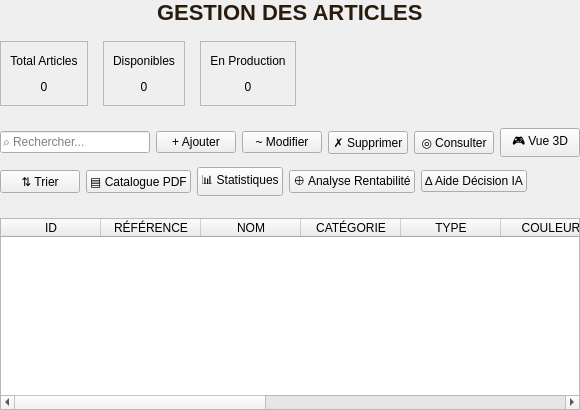
            <widget class="QWidget" name="articlesPage">
             <layout class="QVBoxLayout" name="verticalLayout_articles">
              <property name="spacing">
               <number>16</number>
              </property>
              <property name="leftMargin">
               <number>0</number>
              </property>
              <property name="topMargin">
               <number>0</number>
              </property>
              <property name="rightMargin">
               <number>0</number>
              </property>
              <property name="bottomMargin">
               <number>0</number>
              </property>
              <item alignment="Qt::AlignmentFlag::AlignHCenter">
               <widget class="QLabel" name="articlesTitle">
                <property name="styleSheet">
                 <string notr="true">color: #291C0E; font-family: 'Times New Roman', serif; font-size: 22px; font-weight: bold;</string>
                </property>
                <property name="text">
                 <string>GESTION DES ARTICLES</string>
                </property>
               </widget>
              </item>
              <item>
               <widget class="QWidget" name="statsContainerArticle" native="true">
                <property name="minimumSize">
                 <size>
                  <width>0</width>
                  <height>65</height>
                 </size>
                </property>
                <property name="maximumSize">
                 <size>
                  <width>16777215</width>
                  <height>65</height>
                 </size>
                </property>
                <layout class="QHBoxLayout" name="horizontalLayout_statsArticle">
                 <property name="spacing">
                  <number>15</number>
                 </property>
                 <property name="leftMargin">
                  <number>0</number>
                 </property>
                 <property name="topMargin">
                  <number>0</number>
                 </property>
                 <property name="rightMargin">
                  <number>0</number>
                 </property>
                 <property name="bottomMargin">
                  <number>0</number>
                 </property>
                 <item>
                  <widget class="QFrame" name="statsCardArticle1">
                   <property name="frameShape">
                    <enum>QFrame::Shape::StyledPanel</enum>
                   </property>
                   <layout class="QVBoxLayout" name="verticalLayout_statsArticle1">
                    <item>
                     <widget class="QLabel" name="statsLabelArticle1">
                      <property name="text">
                       <string>Total Articles</string>
                      </property>
                      <property name="alignment">
                       <set>Qt::AlignmentFlag::AlignCenter</set>
                      </property>
                     </widget>
                    </item>
                    <item>
                     <widget class="QLabel" name="statsValueArticle1">
                      <property name="text">
                       <string>0</string>
                      </property>
                      <property name="alignment">
                       <set>Qt::AlignmentFlag::AlignCenter</set>
                      </property>
                     </widget>
                    </item>
                   </layout>
                  </widget>
                 </item>
                 <item>
                  <widget class="QFrame" name="statsCardArticle2">
                   <property name="frameShape">
                    <enum>QFrame::Shape::StyledPanel</enum>
                   </property>
                   <layout class="QVBoxLayout" name="verticalLayout_statsArticle2">
                    <item>
                     <widget class="QLabel" name="statsLabelArticle2">
                      <property name="text">
                       <string>Disponibles</string>
                      </property>
                      <property name="alignment">
                       <set>Qt::AlignmentFlag::AlignCenter</set>
                      </property>
                     </widget>
                    </item>
                    <item>
                     <widget class="QLabel" name="statsValueArticle2">
                      <property name="text">
                       <string>0</string>
                      </property>
                      <property name="alignment">
                       <set>Qt::AlignmentFlag::AlignCenter</set>
                      </property>
                     </widget>
                    </item>
                   </layout>
                  </widget>
                 </item>
                 <item>
                  <widget class="QFrame" name="statsCardArticle3">
                   <property name="frameShape">
                    <enum>QFrame::Shape::StyledPanel</enum>
                   </property>
                   <layout class="QVBoxLayout" name="verticalLayout_statsArticle3">
                    <item>
                     <widget class="QLabel" name="statsLabelArticle3">
                      <property name="text">
                       <string>En Production</string>
                      </property>
                      <property name="alignment">
                       <set>Qt::AlignmentFlag::AlignCenter</set>
                      </property>
                     </widget>
                    </item>
                    <item>
                     <widget class="QLabel" name="statsValueArticle3">
                      <property name="text">
                       <string>0</string>
                      </property>
                      <property name="alignment">
                       <set>Qt::AlignmentFlag::AlignCenter</set>
                      </property>
                     </widget>
                    </item>
                   </layout>
                  </widget>
                 </item>
                 <item>
                  <spacer name="horizontalSpacer_statsArticle">
                   <property name="orientation">
                    <enum>Qt::Orientation::Horizontal</enum>
                   </property>
                   <property name="sizeHint" stdset="0">
                    <size>
                     <width>40</width>
                     <height>20</height>
                    </size>
                   </property>
                  </spacer>
                 </item>
                </layout>
               </widget>
              </item>
              <item>
               <widget class="QWidget" name="articlesToolbar" native="true">
                <property name="minimumSize">
                 <size>
                  <width>0</width>
                  <height>80</height>
                 </size>
                </property>
                <property name="maximumSize">
                 <size>
                  <width>16777215</width>
                  <height>90</height>
                 </size>
                </property>
                <layout class="QVBoxLayout" name="verticalLayout_articlesToolbar">
                 <property name="spacing">
                  <number>4</number>
                 </property>
                 <property name="leftMargin">
                  <number>0</number>
                 </property>
                 <property name="topMargin">
                  <number>0</number>
                 </property>
                 <property name="rightMargin">
                  <number>0</number>
                 </property>
                 <property name="bottomMargin">
                  <number>0</number>
                 </property>
                 <item>
                  <layout class="QHBoxLayout" name="articlesRow1">
                   <property name="spacing">
                    <number>6</number>
                   </property>
                   <item>
                    <widget class="QLineEdit" name="searchBoxArticle">
                     <property name="minimumSize">
                      <size>
                       <width>150</width>
                       <height>0</height>
                      </size>
                     </property>
                     <property name="maximumSize">
                      <size>
                       <width>250</width>
                       <height>16777215</height>
                      </size>
                     </property>
                     <property name="placeholderText">
                      <string>⌕ Rechercher...</string>
                     </property>
                    </widget>
                   </item>
                   <item>
                    <widget class="QPushButton" name="btnAddArticle">
                     <property name="text">
                      <string>+ Ajouter</string>
                     </property>
                    </widget>
                   </item>
                   <item>
                    <widget class="QPushButton" name="btnEditArticle">
                     <property name="text">
                      <string>~ Modifier</string>
                     </property>
                    </widget>
                   </item>
                   <item>
                    <widget class="QPushButton" name="btnDeleteArticle">
                     <property name="text">
                      <string>✗ Supprimer</string>
                     </property>
                    </widget>
                   </item>
                   <item>
                    <widget class="QPushButton" name="btnViewArticle">
                     <property name="text">
                      <string>◎ Consulter</string>
                     </property>
                    </widget>
                   </item>
                   <item>
                    <widget class="QPushButton" name="btnView3DArticle">
                     <property name="text">
                      <string>🎮 Vue 3D</string>
                     </property>
                    </widget>
                   </item>
                  </layout>
                 </item>
                 <item>
                  <layout class="QHBoxLayout" name="articlesRow2">
                   <property name="spacing">
                    <number>6</number>
                   </property>
                   <item>
                    <widget class="QPushButton" name="btnTriArticle">
                     <property name="text">
                      <string>⇅ Trier</string>
                     </property>
                    </widget>
                   </item>
                   <item>
                    <widget class="QPushButton" name="btnExportPdfArticle">
                     <property name="text">
                      <string>▤ Catalogue PDF</string>
                     </property>
                    </widget>
                   </item>
                   <item>
                    <widget class="QPushButton" name="btnStatistiquesArticle">
                     <property name="text">
                      <string>📊 Statistiques</string>
                     </property>
                    </widget>
                   </item>
                   <item>
                    <widget class="QPushButton" name="btnAnalyseRentabilite">
                     <property name="text">
                      <string>⊕ Analyse Rentabilité</string>
                     </property>
                    </widget>
                   </item>
                   <item>
                    <widget class="QPushButton" name="btnAideDecision">
                     <property name="text">
                      <string>∆ Aide Décision IA</string>
                     </property>
                    </widget>
                   </item>
                   <item>
                    <spacer name="spacerArticlesRow2">
                     <property name="orientation">
                      <enum>Qt::Orientation::Horizontal</enum>
                     </property>
                     <property name="sizeHint" stdset="0">
                      <size>
                       <width>40</width>
                       <height>20</height>
                      </size>
                     </property>
                    </spacer>
                   </item>
                  </layout>
                 </item>
                </layout>
               </widget>
              </item>
              <item>
               <widget class="QTableWidget" name="articleTable">
                <property name="enabled">
                 <bool>true</bool>
                </property>
                <property name="editTriggers">
                 <set>QAbstractItemView::EditTrigger::NoEditTriggers</set>
                </property>
                <property name="alternatingRowColors">
                 <bool>true</bool>
                </property>
                <property name="selectionBehavior">
                 <enum>QAbstractItemView::SelectionBehavior::SelectRows</enum>
                </property>
                <property name="showGrid">
                 <bool>true</bool>
                </property>
                <property name="sortingEnabled">
                 <bool>true</bool>
                </property>
                <attribute name="horizontalHeaderStretchLastSection">
                 <bool>true</bool>
                </attribute>
                <column>
                 <property name="text">
                  <string>ID</string>
                 </property>
                </column>
                <column>
                 <property name="text">
                  <string>RÉFÉRENCE</string>
                 </property>
                </column>
                <column>
                 <property name="text">
                  <string>NOM</string>
                 </property>
                </column>
                <column>
                 <property name="text">
                  <string>CATÉGORIE</string>
                 </property>
                </column>
                <column>
                 <property name="text">
                  <string>TYPE</string>
                 </property>
                </column>
                <column>
                 <property name="text">
                  <string>COULEUR</string>
                 </property>
                </column>
                <column>
                 <property name="text">
                  <string>DIMENSIONS</string>
                 </property>
                </column>
                <column>
                 <property name="text">
                  <string>PRIX UNITAIRE</string>
                 </property>
                </column>
                <column>
                 <property name="text">
                  <string>COÛT FABRICATION</string>
                 </property>
                </column>
                <column>
                 <property name="text">
                  <string>STATUT</string>
                 </property>
                </column>
                <column>
                 <property name="text">
                  <string>DATE CRÉATION</string>
                 </property>
                </column>
               </widget>
              </item>
             </layout>
            </widget>
